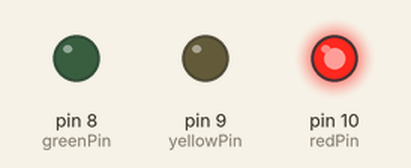
Bench run of a sketch on a simulated Arduino Uno, built with avr-gcc and run on an emulated ATmega328P. Parts: output pins drawn as LEDs (lit = HIGH).

Above: at 5.0 s.
At 10.99 s:
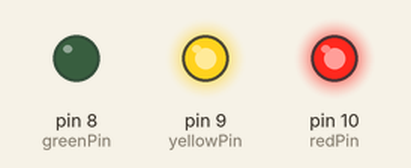
At 17.0 s:
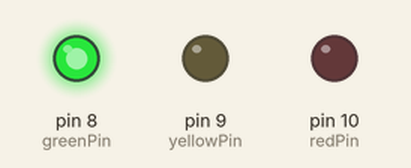
At 23.99 s:
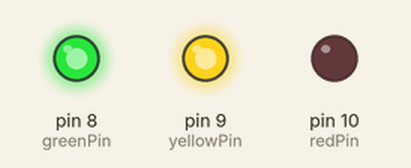
Timing chart, 0 to 31.3 s (numbered marks = the images above):
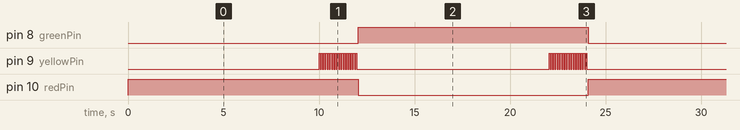

Measured:
- by itself, pin 8 (greenPin), pin 10 (redPin): alternates HIGH for 12.0 s and LOW for 12.0 s
- by itself, pin 9 (yellowPin): repeats every 12.0 s: HIGH 0.06 s, LOW 10.1 s, 16 × (HIGH 0.06 s, LOW 0.06 s)
- by itself, everything shown: repeats every 24.1 s, in 70 steps

The sketch:

led______.ino
```cpp
int ledDelay  = 10000 ;
int redPin = 10 ;
int yellowPin = 9;
int greenPin = 8 ;
unsigned long changeTime ;
int yellowLedDelay = 2000 ;

void setup() {

   Serial.begin(9600);
  pinMode(redPin , OUTPUT);
  pinMode(yellowPin,OUTPUT);
  pinMode(greenPin , OUTPUT);
  changeTime=  millis();
}

void loop() {

  digitalWrite(redPin,HIGH);
  delay(ledDelay);

  yellowShow();
   digitalWrite(redPin,LOW);
   digitalWrite(greenPin,HIGH);
   delay(ledDelay);


   yellowShow();
   digitalWrite(yellowPin,LOW);
   digitalWrite(greenPin,LOW);
}

void yellowShow() {
  changeTime=  millis();

   while( (millis() - changeTime)  < yellowLedDelay) {
     digitalWrite(yellowPin,HIGH);
     delay(60);
     digitalWrite(yellowPin,LOW);
     delay(60);

   }
}
```
